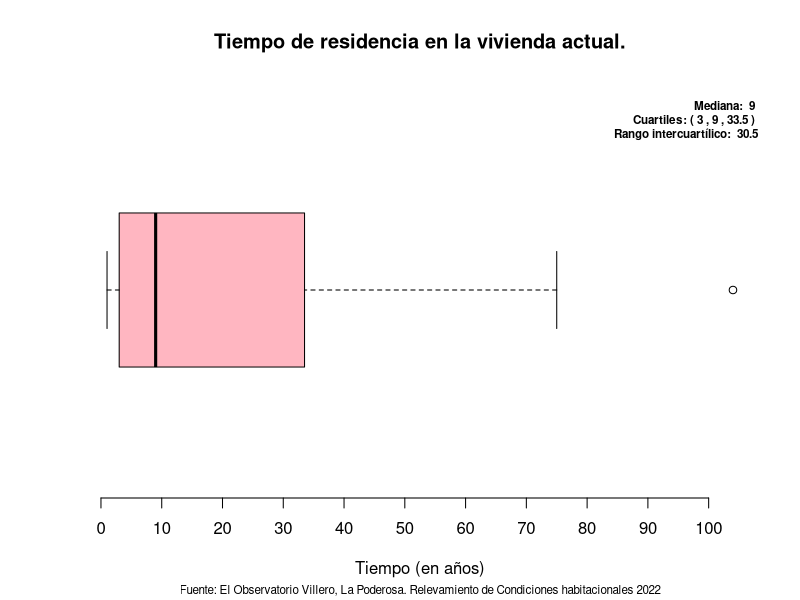
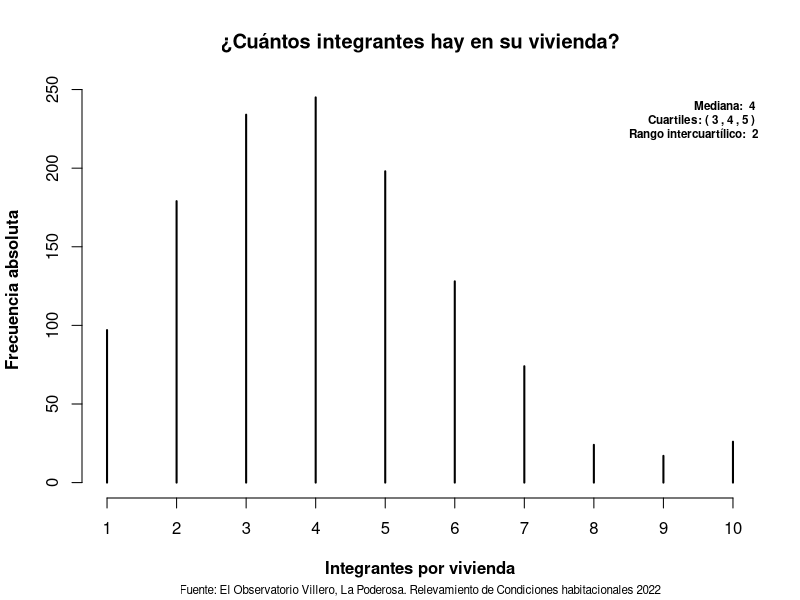
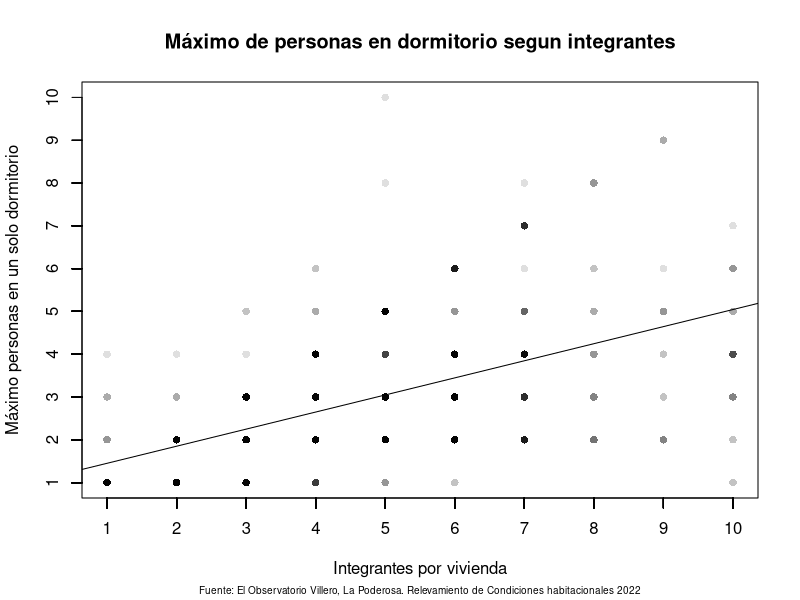
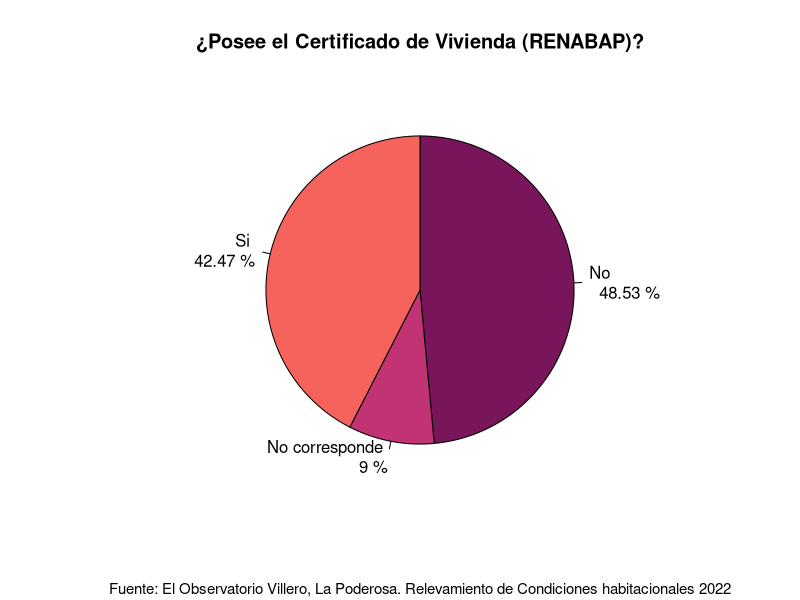
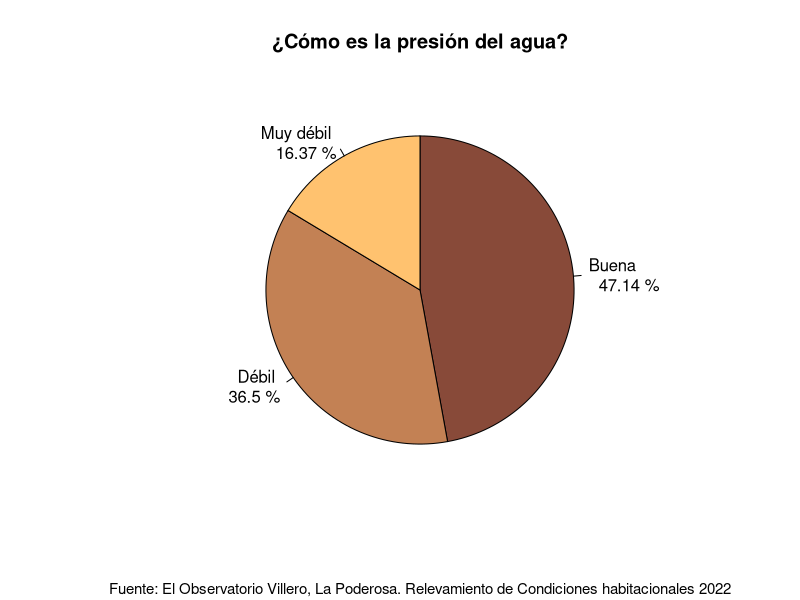
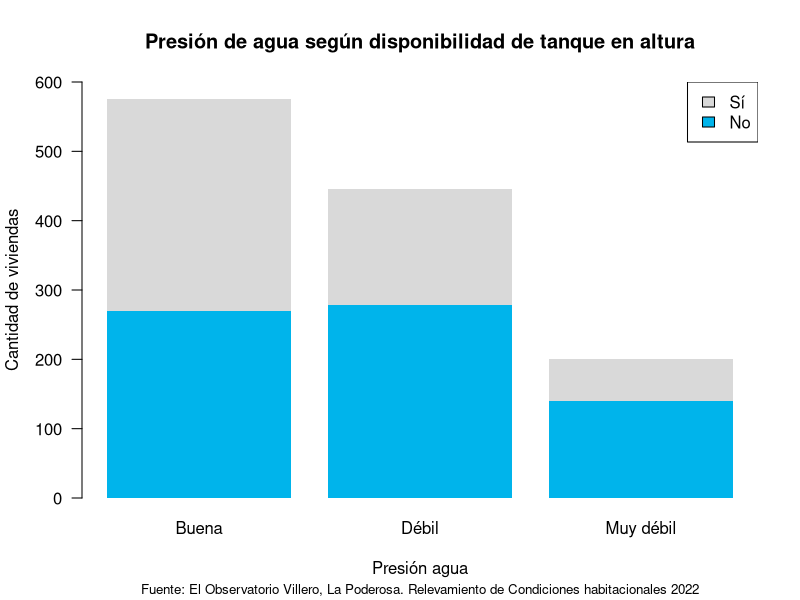
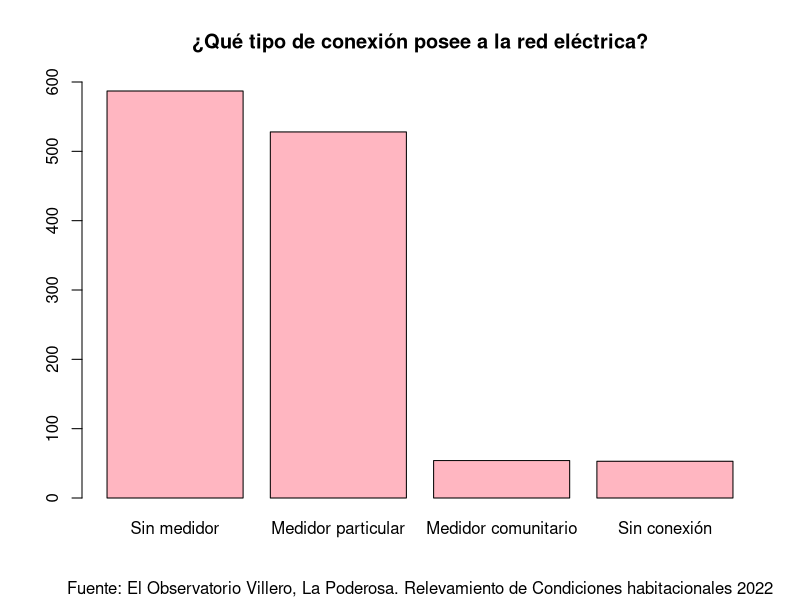
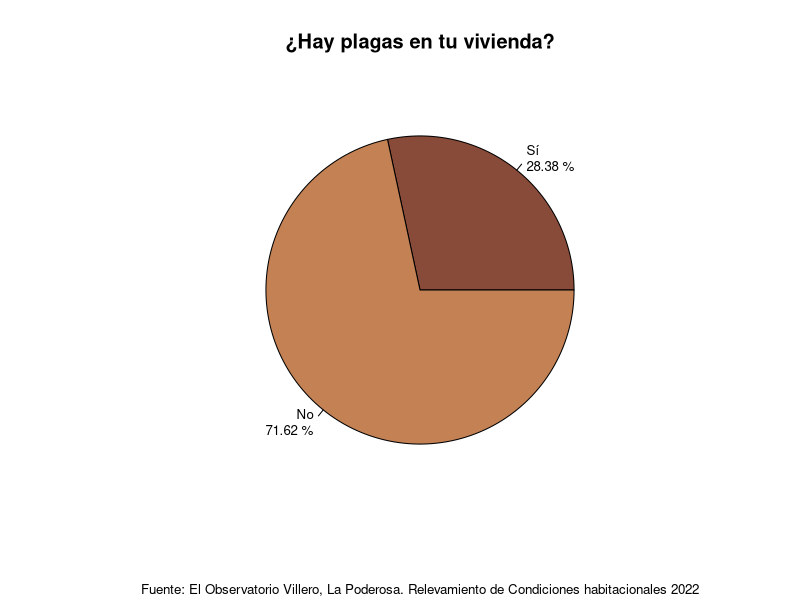

These charts were generated, in order, by the following R code:
# Paquetes y lectura de datos -----
install.packages("readxl")
library(readxl)

# Leer tabla, saltando las dos primeras lineas
tabla <- read_xlsx("Datos_LP.xlsx",
                    skip = 2)

# Globales ----------------

fuente <- "Fuente: El Observatorio Villero, La Poderosa. Relevamiento de Condiciones habitacionales 2022"
colores1 <- c("#79155B", "#C23373", "#F6635C", "#FFBA86")
colores2 <- c("#884A39", "#C38154", "#FFC26F", "#F9E0BB")
colores3 <- c("#00b4eb", "#d9d9d9")
cantidad_entrevistados <- 1222



# Sección 1: Características generales de la composición del hogar -----------

# Tiempo de residencia (Boxplot)

tabla_tiempo_de_residencia <- table(tabla$`Tiempo de residencia en la vivienda actual (en años)`)
tiempo_de_residencia_mediana <- paste("Mediana: ", median(tabla_tiempo_de_residencia))
cuartiles_tiempo_de_residencia <- quantile(tabla_tiempo_de_residencia)
IQR_tiempo_de_residencia <- paste("Rango intercuartílico: ", IQR(tabla_tiempo_de_residencia))
cuartiles_tiempo_de_residencia <- paste("Cuartiles: (", cuartiles_tiempo_de_residencia[2], ",",
                                        cuartiles_tiempo_de_residencia[3], ",",
                                        cuartiles_tiempo_de_residencia[4], ")")

boxplot(tabla_tiempo_de_residencia,
        horizontal = TRUE,
        axes = FALSE,
        xlab = "Tiempo (en años)",
        main = "Tiempo de residencia en la vivienda actual.",
        col = "lightpink",
        sub = fuente,
        cex.sub = 0.7)

axis(side = 1,
     at = seq(0, 100, by = 10))

mtext(paste(tiempo_de_residencia_mediana, "\n", cuartiles_tiempo_de_residencia, "\n", IQR_tiempo_de_residencia),
      side = 3,
      cex = 0.7,
      adj = 1,
      line = -3,
      font = 2)

# El uso de la mediana viene de la forma asimétrica a derecha de la distribución.
# Al no ser simétrica, el promedio puede resultar no representativo de los datos
# en relación a la mediana.
# Los cuartiles permiten entender la distribución, haciendo observar en que 
# dirección se presentan los casos extremos
# El IQR permite ver que tan dispersos están los datos de la mediana, y no es
# influenciada por valores atípicos.

# Integrantes por vivienda (Histograma)

integrantes_mediana <- paste("Mediana: ", median(tabla$`¿Cuántos integrantes hay en su vivienda?`))
cuartiles_integrantes <- quantile(tabla$`¿Cuántos integrantes hay en su vivienda?`)
IQR_integrantes <- paste("Rango intercuartílico: ", IQR(tabla$`¿Cuántos integrantes hay en su vivienda?`))
cuartiles_integrantes <- paste("Cuartiles: (", cuartiles_integrantes[2], ",",
                               cuartiles_integrantes[3], ",",
                               cuartiles_integrantes[4], ")")

plot(table(tabla$`¿Cuántos integrantes hay en su vivienda?`),
     type = 'h',
     xlim = c(1,10),
     xlab = "Integrantes por vivienda",
     ylab = "Frecuencia absoluta",
     main = "¿Cuántos integrantes hay en su vivienda?",
     sub = fuente,
     cex.sub = 0.7,
     col = "black",
     font.lab = 2,
     frame.plot = FALSE)

mtext(paste(integrantes_mediana, "\n", cuartiles_integrantes, "\n", IQR_integrantes),
      side = 3,
      cex = 0.7,
      adj = 1,
      line = -3,
      font = 2)

# El uso de la mediana viene de la forma asimétrica a derecha de la distribución.
# Al no ser simétrica, el promedio puede resultar no representativo de los datos
# en relación a la mediana.
# Los cuartiles permiten entender la distribución, haciendo observar en que 
# dirección se presentan los casos extremos
# El IQR permite ver que tan dispersos están los datos de la mediana, y no es
# influenciada por valores atípicos.


# Sección 3: Hacinamiento----

# Máximo de personas en dormitorio según integrantes (Diagrama de dispersión)
# Correlación lineal positiva

cY1 = tabla$`¿Cuál es el número MÁXIMO de personas que duermen en estos dormitorios usualmente?`
cX1 = tabla$`¿Cuántos integrantes hay en su vivienda?`
plot(cX1, 
     cY1,
     main = "Máximo de personas en dormitorio segun integrantes",
     ylab = "Máximo personas en un solo dormitorio",
     xlab = "Integrantes por vivienda",
     xaxt = 'n',
     yaxt = 'n',
     sub = fuente,
     cex.sub = 0.6,
     col = "#00000020",
     pch=16)

fit1 <- lm(cY1 ~ cX1)
abline(fit1)

axis(2, at = cY1)
axis(1, at = cX1)

# Sección 4: Propiedad----

# Certificados de RENABAP (Grafico de torta)

tabla_RENABAP <- table(tabla$`¿Posee el Certificado de Vivienda (RENABAP)`)
frec_rel_RENABAP <- round(tabla_RENABAP / cantidad_entrevistados, 4)
labels_RENABAP <- paste(c("No", "No corresponde", "Si"), "\n ", frec_rel_RENABAP * 100, "%")

pie(tabla_RENABAP,
    labels = labels_RENABAP,
    col = colores1,
    main = "¿Posee el Certificado de Vivienda (RENABAP)?",
    sub = fuente,
    cex.sub = 0.9,
    clockwise = TRUE)

# Sección 5: Agua y saneamiento --------------

# Presión de agua (Grafico de torta)

tabla_presion_de_agua <- table(tabla$`¿Cómo es la presión del agua?`)
frec_rel_presion_de_agua <- round(tabla_presion_de_agua / cantidad_entrevistados, 4)

labels_presion_de_agua <- paste(c("Buena", "Débil", "Muy débil"), "\n ", frec_rel_presion_de_agua * 100, "%")
pie(tabla_presion_de_agua,
    labels = labels_presion_de_agua,
    col = colores2,
    main = "¿Cómo es la presión del agua?",
    sub = fuente,
    cex.sub = 0.9,
    clockwise = TRUE)

# Relación entre dos variables categóricas
# Grafico de barras subdivididas
tabla_bivariada_agua = table(tabla$`¿Tiene capacidad de almacenamiento de agua en altura?`,
                             tabla$`¿Cómo es la presión del agua?`)

barplot(tabla_bivariada_agua,
        main = "Presión de agua según disponibilidad de tanque en altura",
        beside = FALSE,
        horiz = FALSE,
        ylim = c(0, 600),
        ylab = "Cantidad de viviendas",
        xlab = "Presión agua",
        las = 1,
        col = colores3,
        sub = fuente,
        border = NA,
        cex.sub = 0.8)

legend("topright",
       legend = rev(rownames(tabla_bivariada_agua)),
       fill = rev(colores3))


# Sección 7: Electricidad----

# Tipo de conexión eléctrica (Barplot)

tabla_conexion_electrica <- table(tabla$`¿Qué tipo de conexión posee a la red eléctrica?`)
tabla_conexion_electrica <- tabla_conexion_electrica[order(tabla_conexion_electrica, decreasing = TRUE)]

barplot(tabla_conexion_electrica, names.arg = c("Sin medidor", "Medidor particular",
                                        "Medidor comunitario", "Sin conexión"),
        ylim = c(0, 600),
        col = "lightpink",
        main = "¿Qué tipo de conexión posee a la red eléctrica?",
        sub = fuente)
  
# Sección 10: Servicios barriales --------

# Presencia de plagas (total de la población) (Grafico de torta)

tabla_plaga <- table(tabla$`¿Hay plagas (cucarachas, mosquitos, ratas, etc) en su vivienda y en los alrededores de la misma?`)
porcentaje_plaga = paste(round(tabla_plaga / sum(tabla_plaga) * 100, 2), c('%'), sep = " ")
categorias_plaga = c("Sí", "No")
etiquetas_plaga = paste(categorias_plaga, porcentaje_plaga, sep = "\n")
pie(tabla_plaga,
    main = "¿Hay plagas en tu vivienda?",
    labels = etiquetas_plaga,
    cex = 0.8,
    sub = fuente,
    col = colores2,
    cex.sub = 0.8
)

# Tipo de plaga sobre población total
# Variable categórica de múltiples opciones

# Calculamos las frecuencias relativas de cada plaga
# y las ordenamos 
cucarachas = table(factor(tabla$`¿Cuáles plagas?`))
mosquitos = table(factor(tabla$...94))
ratas = table(factor(tabla$...95))
tabla_plagas = data.frame(FrecuenciaAbsoluta = c(cucarachas, mosquitos, ratas))
frec_rel_plagas = round(tabla_plagas$FrecuenciaAbsoluta / cantidad_entrevistados, 2)
names(frec_rel_plagas) = c("Cucarachas", "Mosquitos", "Ratas")
frec_rel_plagas = frec_rel_plagas[order(frec_rel_plagas, decreasing = TRUE)]

# Lugar de las marcas
xmin_p = 0
xmax_p = 0.6
sep_p = 0.1

par(mar = c(5, 6, 4, 2) + 0.1)

barplot(frec_rel_plagas,
        horiz = TRUE,
        xlim = c(xmin_p, xmax_p),
        xlab = "Frecuencia relativa",
        main = "¿Cuales plagas?",
        sub = fuente,
        las = 1,
        cex.sub = 0.8,
        axes = FALSE)

# Añadimos etiquetas en el eje x
etiquetas_plagas = paste(seq(xmin_p * 100, xmax_p * 100, sep_p * 100), '%', sep="")
axis(side=1, 
     at = seq(xmin_p, xmax_p, sep_p), 
     labels = etiquetas_plagas)
abline(v = axTicks(1), lty = "dashed")

barplot(frec_rel_plagas,
        horiz = TRUE,
        xlim = c(xmin_p, xmax_p),
        col = colores3[1],
        las = 1,
        cex.sub = 0.8,
        axes = FALSE,
        add = TRUE)
